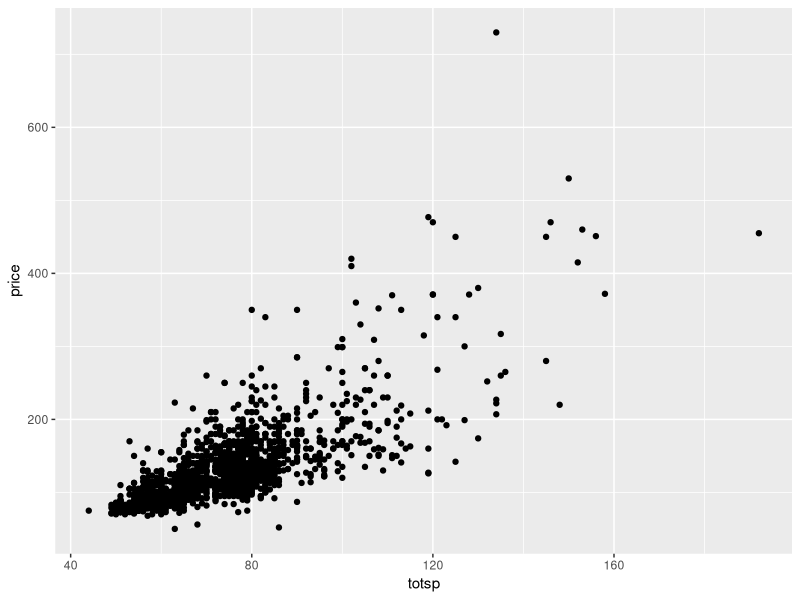
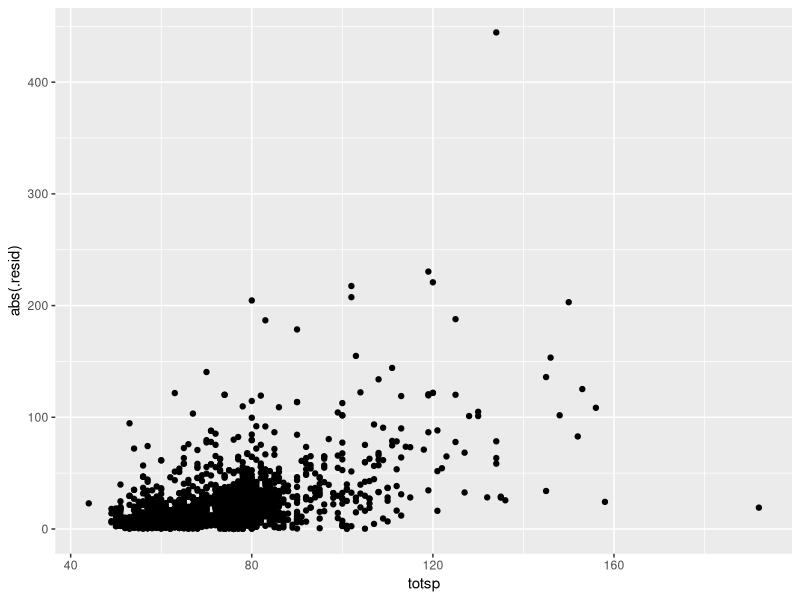
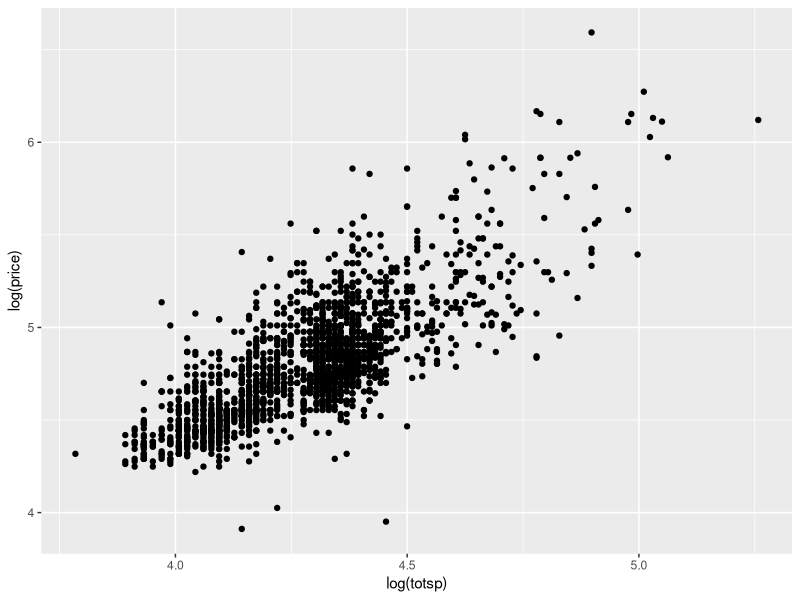

The R script that drew these images, in order:
library(sandwich) #vcovHC vcovHAC
library(lmtest) # tests
library(car) # another test
library(dplyr) #data manip
library(broom) #manip
library(ggplot2) #graphics

h <- read.table("flats_moscow.txt", header = TRUE)
head(h)
tail(h)

qplot(data=h, x=totsp, y=price)

model <- lm(price~totsp, data=h)
summary(model)

coeftest(model)
confint(model)

vcov(model)

h <- augment(model, h)
glimpse(h)
qplot(data=h, totsp, abs(.resid))

vcov(model)
vcovHC(model)
vcovHC(model, type = "HC2")

coeftest(model)
coeftest(model, vcov. = vcovHC(model))

conftable <- coeftest(model, vcov. = vcovHC(model)) 
ci <- data.frame(estimate=conftable[,1], se_hc=conftable[,2])

ci <- mutate(ci, left_ci=estimate-1.96*se_hc, right_ci=estimate+1.96*se_hc)
ci
confint(model)

bptest(model)
bptest(model, data = h, varformula = ~ totsp + I(totsp^2))
bptest(model, data = h, varformula = ~ poly(totsp, 2))

gqtest(model, order.by = ~totsp, data=h, fraction = 0.2)

qplot(data=h, log(totsp), log(price))
model2 <- lm(data=h, log(price)~log(totsp))
gqtest(model2, order.by = ~totsp, data=h, fraction = 0.2)
